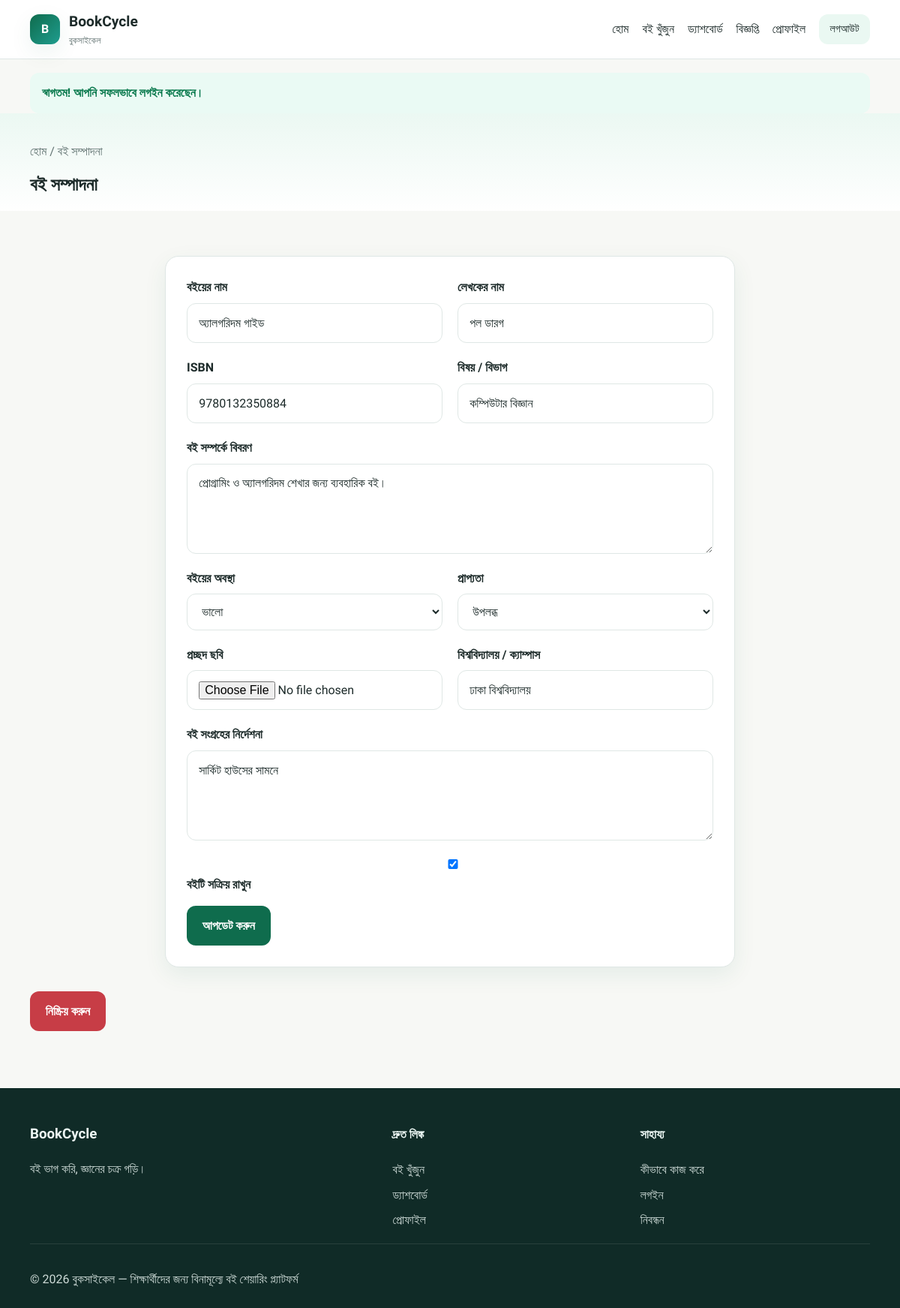
The page /edit-book.php?id=1 (signed in) on the database its author committed.
### tables this page shows
CREATE TABLE books (
    id INT NOT NULL AUTO_INCREMENT,
    owner_id INT NOT NULL,
    title VARCHAR(200) NOT NULL,
    author VARCHAR(150) NOT NULL,
    isbn VARCHAR(32) DEFAULT NULL,
    category VARCHAR(100) NOT NULL,
    description TEXT DEFAULT NULL,
    condition_status ENUM('new','almost_new','good','usable') NOT NULL DEFAULT 'good',
    cover_image VARCHAR(255) DEFAULT NULL,
    university VARCHAR(150) DEFAULT NULL,
    pickup_instructions TEXT DEFAULT NULL,
    availability_status ENUM('available','reserved','borrowed','inactive') NOT NULL DEFAULT 'available',
    is_active TINYINT(1) NOT NULL DEFAULT 1,
    created_at DATETIME NOT NULL DEFAULT CURRENT_TIMESTAMP,
    updated_at DATETIME NOT NULL DEFAULT CURRENT_TIMESTAMP ON UPDATE CURRENT_TIMESTAMP,
    PRIMARY KEY (id),
    KEY idx_books_owner (owner_id),
    KEY idx_books_status (availability_status),
    KEY idx_books_active (is_active),
    CONSTRAINT fk_books_owner FOREIGN KEY (owner_id) REFERENCES users(id) ON DELETE CASCADE
);

### includes/functions.php (called while the page is built, shortened)
<?php
function e(mixed $value): string
{
    return htmlspecialchars((string) $value, ENT_QUOTES, 'UTF-8');
}

### edit-book.php (the view, shortened to what this page needs)
<?php
$bookId = (int) ($_GET['id'] ?? 0);
$pdo = getDb();
$book = $pdo->prepare('SELECT * FROM books WHERE id = :id AND owner_id = :owner_id LIMIT 1');
$book->execute([':id' => $bookId, ':owner_id' => (int) $_SESSION['user_id']]);
$book = $book->fetch();
require_once __DIR__ . '/includes/header.php';
?>
<main>
    <section class="page-head">
        <div class="container">
            <div class="breadcrumbs">হোম / বই সম্পাদনা</div>
            <h1>বই সম্পাদনা</h1>
        </div>
    </section>
    <section class="section">
        <div class="container">
            <form class="form-shell" method="post" action="<?= e(APP_BASE_URL . 'actions/book-actions.php') ?>" enctype="multipart/form-data">
                <div class="form-grid">
                    <div class="field">
                        <label for="title">বইয়ের নাম</label>
                        <input id="title" type="text" name="title" value="<?= e($book['title']) ?>" required>
                    </div>
                    <div class="field">
                        <label for="author">লেখকের নাম</label>
                        <input id="author" type="text" name="author" value="<?= e($book['author']) ?>" required>
                    </div>
                    <div class="field">
                        <label for="isbn">ISBN</label>
                        <input id="isbn" type="text" name="isbn" value="<?= e($book['isbn']) ?>">
                    </div>
                    <div class="field">
                        <label for="category">বিষয় / বিভাগ</label>
                        <input id="category" type="text" name="category" value="<?= e($book['category']) ?>" required>
                    </div>
                    <div class="field full">
                        <label for="description">বই সম্পর্কে বিবরণ</label>
                        <textarea id="description" name="description"><?= e($book['description']) ?></textarea>
                    </div>
                    <div class="field">
                        <label for="condition_status">বইয়ের অবস্থা</label>
                        <select id="condition_status" name="condition_status" required>
                            <option value="good" <?= $book['condition_status'] === 'good' ? 'selected' : '' ?>>ভালো</option>
                        </select>
                    </div>
                    <div class="field">
                        <label for="availability_status">প্রাপ্যতা</label>
                        <select id="availability_status" name="availability_status">
                            <option value="available" <?= $book['availability_status'] === 'available' ? 'selected' : '' ?>>উপলব্ধ</option>
                        </select>
                    </div>
                    <div class="field">
                        <label for="cover_image">প্রচ্ছদ ছবি</label>
                        <input id="cover_image" type="file" name="cover_image" accept="image/jpeg,image/png,image/webp">
                    </div>
                    <div class="field">
                        <label for="university">বিশ্ববিদ্যালয় / ক্যাম্পাস</label>
                        <input id="university" type="text" name="university" value="<?= e($book['university']) ?>">
                    </div>
                    <div class="field full">
                        <label for="pickup_instructions">বই সংগ্রহের নির্দেশনা</label>
                        <textarea id="pickup_instructions" name="pickup_instructions"><?= e($book['pickup_instructions']) ?></textarea>
                    </div>
                    <div class="field full">
                        <label><input type="checkbox" name="is_active" <?= (int) $book['is_active'] === 1 ? 'checked' : '' ?>> বইটি সক্রিয় রাখুন</label>
                    </div>
                </div>
                <div class="form-actions">
                    <button type="submit" class="btn btn-primary">আপডেট করুন</button>
                </div>
            </form>
            <form method="post" action="<?= e(APP_BASE_URL . 'actions/book-actions.php') ?>" style="display:inline;">
                <button type="submit" class="btn btn-danger" data-confirm="এই বইটি নিষ্ক্রিয় করবেন?">নিষ্ক্রিয় করুন</button>
            </form>
        </div>
    </section>
</main>
<?php require_once __DIR__ . '/includes/footer.php'; ?>

### assets/css/style.css (style rules this page uses)
:root { --primary: #0f6c4d; --primary-dark: #0a5139; --secondary: #1f9d8f; --soft-green: #eaf8f2; --bg: #f7f8f5; --surface: #ffffff; --text: #1d2b2a; --muted: #617271; --line: #dfe7e5; --shadow: 0 10px 30px rgba(15, 108, 77, 0.08); --danger: #c73d46; --warning: #d98714; --success: #118f63; }
* { box-sizing: border-box; }
html { scroll-behavior: smooth; }
body { margin: 0; background: var(--bg); color: var(--text); font-family: 'Hind Siliguri', sans-serif; line-height: 1.6; }
button, input, textarea, select { font: inherit; }
.container { width: min(1120px, calc(100% - 32px)); margin: 0 auto; }
.btn { display: inline-flex; align-items: center; justify-content: center; gap: 8px; border-radius: 12px; border: none; padding: 0.85rem 1.3rem; cursor: pointer; font-weight: 600; transition: 0.2s ease; }
.btn-primary { background: var(--primary); color: white; }
.btn-danger { background: var(--danger); color: white; }
.section { padding: 28px 0; }
.form-shell, .panel { background: var(--surface); border: 1px solid var(--line); border-radius: 18px; box-shadow: var(--shadow); }
.form-shell { max-width: 760px; margin: 32px auto; padding: 28px; }
.form-grid { display: grid; grid-template-columns: repeat(2, minmax(0, 1fr)); gap: 20px; }
.field { display: grid; gap: 8px; }
.field.full { grid-column: 1 / -1; }
label { font-weight: 600; }
input, textarea, select { width: 100%; padding: 0.8rem 0.95rem; border: 1px solid var(--line); border-radius: 12px; background: white; color: var(--text); }
textarea { min-height: 120px; resize: vertical; }
.form-actions { display: flex; gap: 12px; flex-wrap: wrap; margin-top: 16px; }
.page-head { background: linear-gradient(180deg, rgba(234,248,242,0.9), rgba(255,255,255,0.95)); padding: 38px 0 16px; }
.page-head h1 { margin: 0; }
.breadcrumbs { color: var(--muted); margin-bottom: 12px; }

### rows shown on the page
books: title "অ্যালগরিদম গাইড", author "পল ডারগ", isbn "9780132350884", category "কম্পিউটার বিজ্ঞান", description "প্রোগ্রামিং ও অ্যালগরিদম শেখার জন্য ব্যবহারিক বই।", condition_status "ভালো", availability_status "উপলব্ধ", university "ঢাকা বিশ্ববিদ্যালয়", pickup_instructions "সার্কিট হাউসের সামনে", is_active "☑"

### other values the page prints
$item['label'] "হোম"
$item['label'] "বই খুঁজুন"
$item['label'] "ড্যাশবোর্ড"
$item['label'] "বিজ্ঞপ্তি"
$item['label'] "প্রোফাইল"
$flash['message'] "স্বাগতম! আপনি সফলভাবে লগইন করেছেন।"
